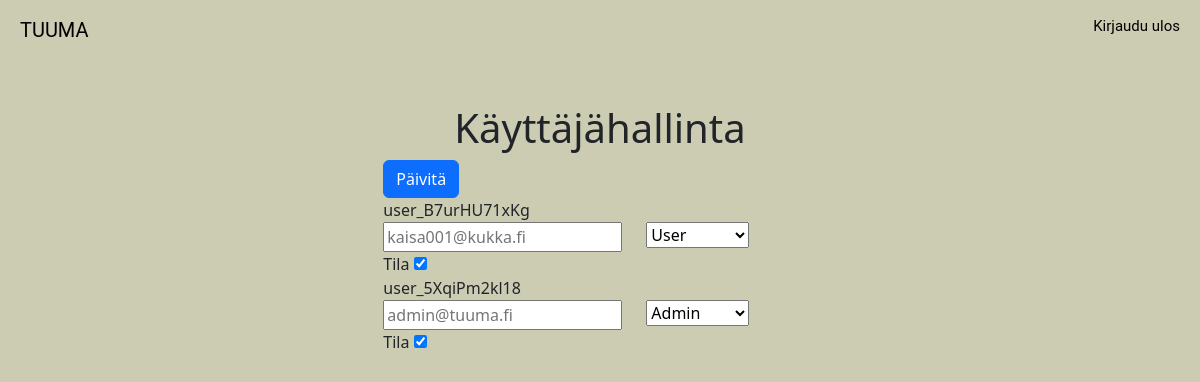
/editusers (signed in), run on an earlier commit of the app's database.
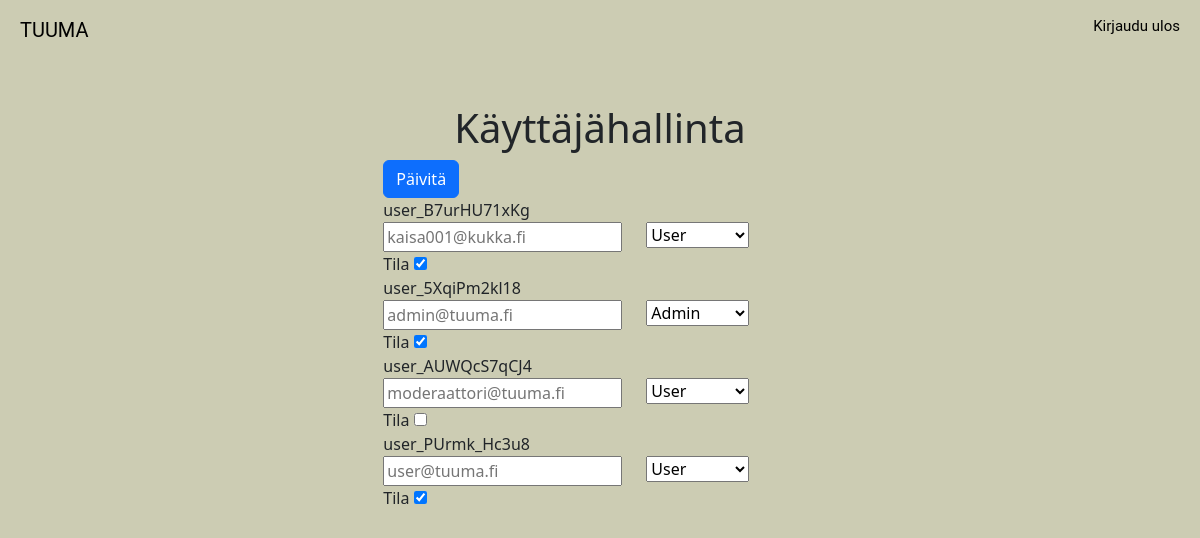
And on a later commit of the database.
### app/models.py (models this page shows, shortened)
class Users(db.Model, UserMixin):
    __tablename__ = 'users'
    id = db.Column(db.Integer, primary_key=True)
    username = db.Column(db.String(120), unique=True, nullable=False)
    firstname = db.Column(db.String(120), nullable=False)
    lastname = db.Column(db.String(120), nullable=False)
    email = db.Column(db.String(120), unique=True, nullable=False)
    phone = db.Column(db.String(120), unique=True, nullable=False)
    country = db.Column(db.String(120), nullable=False)
    password = db.Column(db.String(128), nullable=False)
    confirmed = db.Column(db.Boolean, default=False)
    is_active = db.Column(db.Boolean, default=False)
    role = db.Column(db.Integer, default=1)
    member_since = db.Column(db.DateTime, default=datetime.utcnow)

### app/auth/views.py (the view, shortened to what this page needs)
@auth.route('/editusers', methods=['GET', 'POST'])
@login_required
@admin_required
def editusers():
    form = UserEditForm()
    users = Users.query.all()
    current_app.logger.info('Editoidaan käyttäjiä')
    return render_template('admin/editusers.html', form=form, users=users)

### app/auth/forms.py
class UserEditForm(FlaskForm):
    username = StringField('Nimi', validators=[DataRequired()])
    email = StringField('Email', validators=[DataRequired(), Email()])
    role_choices = [(1, 'User'), (8, 'Moderator'), (16, 'Admin')]
    role = SelectField('Rooli', choices=role_choices, coerce=int)
    submit = SubmitField('Päivitä')

### app/models.py (called while the page is built)
@login_manager.user_loader
def load_user(user_id):
    return Users.query.get(int(user_id))

### app/templates/admin/editusers.html (shortened to what this page needs)
{% extends "base_admin.html" %}
{% import "bootstrap/wtf.html" as wtf %}
{% block head %}
<link rel="stylesheet" href="{{ url_for('static', filename='css/style.css') }}">
<link rel="stylesheet" href="{{ url_for('static', filename='css/navbar.css') }}">
<link rel="stylesheet" href="{{ url_for('static', filename='css/cards.css') }}">
{% endblock %}
{% block page_content %}
<div class="page-header"><h1>Käyttäjähallinta</h1></div>
<div class="col-md-8" id="allUsers">
<form method="POST" action="">
    <button type="submit" class="btn btn-primary">Päivitä</button>
    {% for user in users %}
    <div class="row"><label for="fname">{{ user.username }}</label><br></div>
    <div class="row row-cols-auto">
        <div class="col-xs-6">
            <input type="text" id="fname" name="fname" placeholder="{{ user.email }}"><br>
        </div>
        <div class="col-xs-3">
            <select id="rooli" name="rooli">
                <option value="user" {% if user.role == 1 %}selected{% endif %}>User</option>
                <option value="admin" {% if user.role == 16 %}selected{% endif %}>Admin</option>
            </select>
        </div>
        <div class="col-xs-3">
            <label for="aktiivinen">Tila</label>
            <input type="checkbox" id="aktiivinen" name="aktiivinen" {% if user.is_active %}checked{% endif %}>
        </div>
    </div>
    {% endfor %}
</form>
</div>
{% endblock %}

### app/templates/base_admin.html (shortened to what this page needs)
<!DOCTYPE html>
<html lang="fi">
<head>
    {% block head %}{% endblock %}
</head>
<body>
{% block navbar %}
<link rel="stylesheet" href="https://cdn.jsdelivr.net/npm/bootstrap@5.3.2/dist/css/bootstrap.min.css">
<link rel="stylesheet" href="https://cdnjs.cloudflare.com/ajax/libs/font-awesome/5.15.3/css/all.min.css">
<nav class="navbar fixed-top">
    <div class="container-fluid">
        <a class="navbar-brand" href="{{ url_for('main.index') }}">TUUMA</a>
        <a class="navbar-login" href="{{ url_for('main.logout') }}">Kirjaudu ulos</a>
      </div>
    </nav>
{% endblock%}
{% block content %}
<div class="container-base">
{% block page_content %}{% endblock %}
</div>
{% endblock %}
</body>
</html>

### app/static/css/style.css (style rules this page uses)
html, body { margin: 0 !important; padding: 0 !important; }
body { display: flex; flex-direction: column; background-color: #ccccb3 !important; }
.container-base { display: flex; flex-direction: column !important; align-items: center; width: 100vw !important; min-height: 100vh !important; padding: 20px; padding-top: 80px; background-color: #ccccb3 !important; }
.container-base .col-md-8 { display: flex; flex-direction: column; align-items: center; max-width: 100%; background-color: #ccccb3 !important; }
.navbar a { text-decoration: none; }

### app/static/css/navbar.css (style rules this page uses)
.container-fluid { margin: 0 !important; padding: 0 !important; width: 100vw !important; }
.navbar { margin: 0px !important; padding-left: 40px !important; padding-right: 40px !important; max-width: 100vw !important; height: 50px !important; background-color: #ccccb3 !important; }
.navbar-brand { position: fixed; top: 10px !important; left: 20px !important; width: 100px; color: black !important; font-size: 20px !important; font-family: 'Roboto', sans-serif !important; }
.navbar-login { margin: 0px !important; padding: 0px !important; position: fixed; top: 15px !important; right: 20px !important; color: black !important; font-size: 15px !important; font-family: 'Roboto', sans-serif !important; }

### app/static/css/cards.css (style rules this page uses)
.row { display: flex; flex-direction: row; width: 100%; }

What changed in the data, as far as the page shows it:
added Users: username "user_AUWQcS7qCJ4", fname "moderaattori@tuuma.fi", rooli "User"
added Users: username "user_PUrmk_Hc3u8", fname "user@tuuma.fi", rooli "User", is_active "☑"
